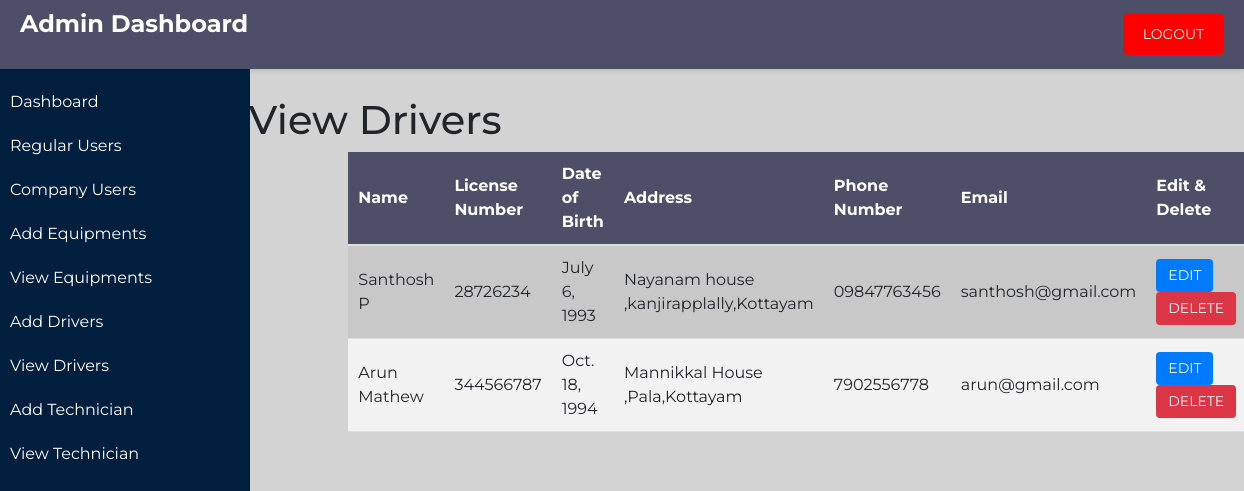
/view_drivers/, run on the app's committed database.
### home/models.py (models this page shows, shortened)
class Driver(models.Model):
    driver_id = models.AutoField(primary_key=True)
    name = models.CharField(max_length=100)
    license_number = models.CharField(max_length=20)
    date_of_birth = models.DateField()
    address = models.CharField(max_length=255)
    phone_number = models.CharField(max_length=20)
    email = models.EmailField()

### home/views.py (the view)
# urls.py: path('view_drivers/', views.view_drivers, name='view_drivers'),
def view_drivers(request):
    drivers = Driver.objects.all()
    return render(request, 'view_drivers.html', {'drivers': drivers})

### templates/view_drivers.html (shortened to what this page needs)
<!DOCTYPE html>
<html lang="en">
<head>
    <link href="https://maxcdn.bootstrapcdn.com/bootstrap/4.5.2/css/bootstrap.min.css" rel="stylesheet">
</head>
<body>
    <div class="header">
        <h1 class="page-title">Admin Dashboard</h1>
        <a href="{% url 'logout' %}" class="btn btn-primary" id="logout-link">Logout</a>
    </div>
    <div class="sidebar">
    <ul>
        <li><a href="#">Dashboard</a></li>
        <li><a href="{% url 'regusers' %}">Regular Users</a></li>
        <li><a href="{% url 'cusers' %}">Company Users</a></li>
        <li><a href="{% url 'addequip' %}">Add Equipments</a></li>
        <li><a href="{% url 'view_equip' %}">View Equipments</a></li>
        <li><a href="{% url 'add_driver' %}">Add Drivers</a></li>
        <li><a href="{% url 'view_drivers' %}">View Drivers</a></li>
        <li><a href="{% url 'add_technician' %}">Add Technician</a></li>
        <li><a href="{% url 'view_technician' %}">View Technician</a></li>
    </ul>
</div>
 <br><br>
    <br><br>
    <div class="table-container">
             <h1>View Drivers</h1>
    <table class="table-striped small-table">
    <thead>
        <tr>
            <th>Name</th>
            <th>License Number</th>
            <th>Date of Birth</th>
            <th>Address</th>
            <th>Phone Number</th>
            <th>Email</th>
            <th>Edit & Delete</th>
        </tr>
    </thead>
    <tbody>
        {% for driver in drivers %}
        <tr>
            <td>{{ driver.name }}</td>
            <td>{{ driver.license_number }}</td>
            <td>{{ driver.date_of_birth }}</td>
            <td>{{ driver.address }}</td>
            <td>{{ driver.phone_number }}</td>
            <td>{{ driver.email }}</td>
            <td>
                <a href="{% url 'edit_driver' driver.driver_id %}" class="btn btn-primary">Edit</a>
                <a href="{% url 'delete_driver' driver.driver_id %}" class="btn btn-danger">Delete</a>
            </td>
        </tr>
        {% endfor %}
    </tbody>
</table>
</body>
</html>

### templates/view_drivers.html (style rules this page uses)
body { font-family: 'Montserrat', sans-serif; background-color:#D3D3D3; margin: 0; padding: 0; }
.header { background-color: #4d4f68; padding: 10px 20px; box-shadow: 0 2px 4px rgba(0, 0, 0, 0.1); display: flex; justify-content: space-between; align-items: center; width: 100%; position: fixed; z-index: 1; }
.page-title { font-size: 24px; margin-bottom: 20px; font-weight: bold; color: white; }
#logout-link { background-color: #FF0000; color: #fff; padding: 10px 20px; border: none; border-radius: 5px; text-decoration: none; transition: background-color 0.3s; }
.sidebar { height: 100%; width: 250px; position: fixed; top: 0; left: 0; background-color: #001f3f; color: #fff; padding-top: 20px; margin-top: 60px; }
.sidebar ul { list-style: none; padding: 0; }
.sidebar li { padding: 10px; }
.sidebar a { color: #fff; text-decoration: none; display: block; }
.table-container { margin: 0 auto; width: 80%; margin-left: 20%; }
.btn { padding: 6px 12px; border: none; border-radius: 4px; cursor: pointer; font-size: 14px; text-transform: uppercase; }
.btn-danger { background-color: #dc3545; color: #fff; }
.small-table { width: 80%; margin: 0 auto; margin-left: 10%; border-collapse: collapse; }
.small-table thead th { background-color: #4d4f68; color: #fff; padding: 10px; text-align: left; border-bottom: 2px solid #ddd; }
.small-table tbody td { padding: 10px; border-bottom: 1px solid #ddd; }
.small-table tbody tr:nth-child(even) { background-color: #f2f2f2; }

### data on the page
Driver: name "Santhosh P", license_number "28726234", date_of_birth "July 6, 1993", address "Nayanam house ,kanjirapplally,Kottayam", phone_number "09847763456", email "santhosh@gmail.com"
Driver: name "Arun Mathew", license_number "344566787", date_of_birth "Oct. 18, 1994", address "Mannikkal House ,Pala,Kottayam", phone_number "7902556778", email "arun@gmail.com"
